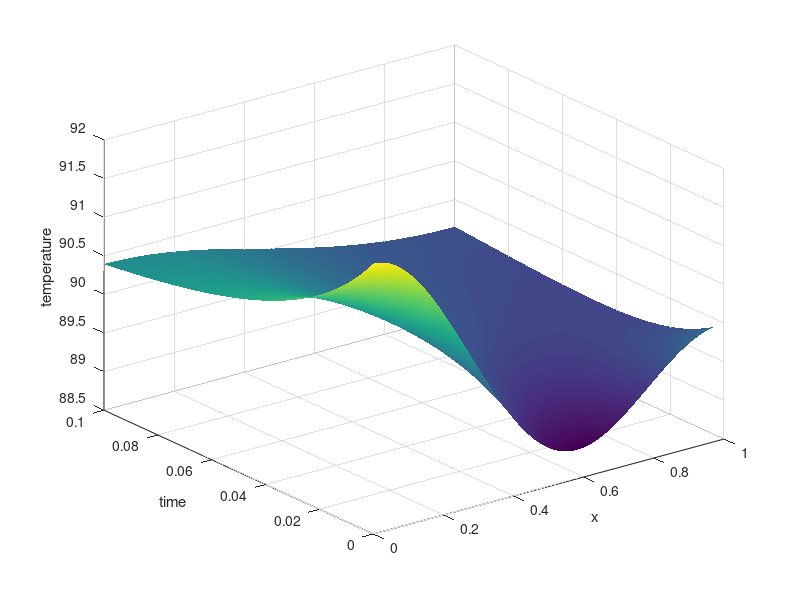

This chart was generated by the following MATLAB code:
%% QUIZ 19 -- LUIS KLIGMAN

clear all
close all
clc

%% Create time interval & data table
t = linspace(eps,0.1,100);
x = linspace(eps,1,100);
[xtMesh,txMesh]=meshgrid(x,t);

%% New function of temperature vs time
y1 = @(x,t) 90 + exp(-pi^2*t).*cos(pi*x) + exp(-4*pi^2*t).*cos(2*pi*x);

%% Plot functiion
figure(1)
surf(xtMesh,txMesh, y1(xtMesh,txMesh),'FaceColor','interp',...
'EdgeColor','none',...
'FaceLighting','gouraud')
hold on
grid on
xlabel('x')
ylabel('time')
zlabel('temperature')